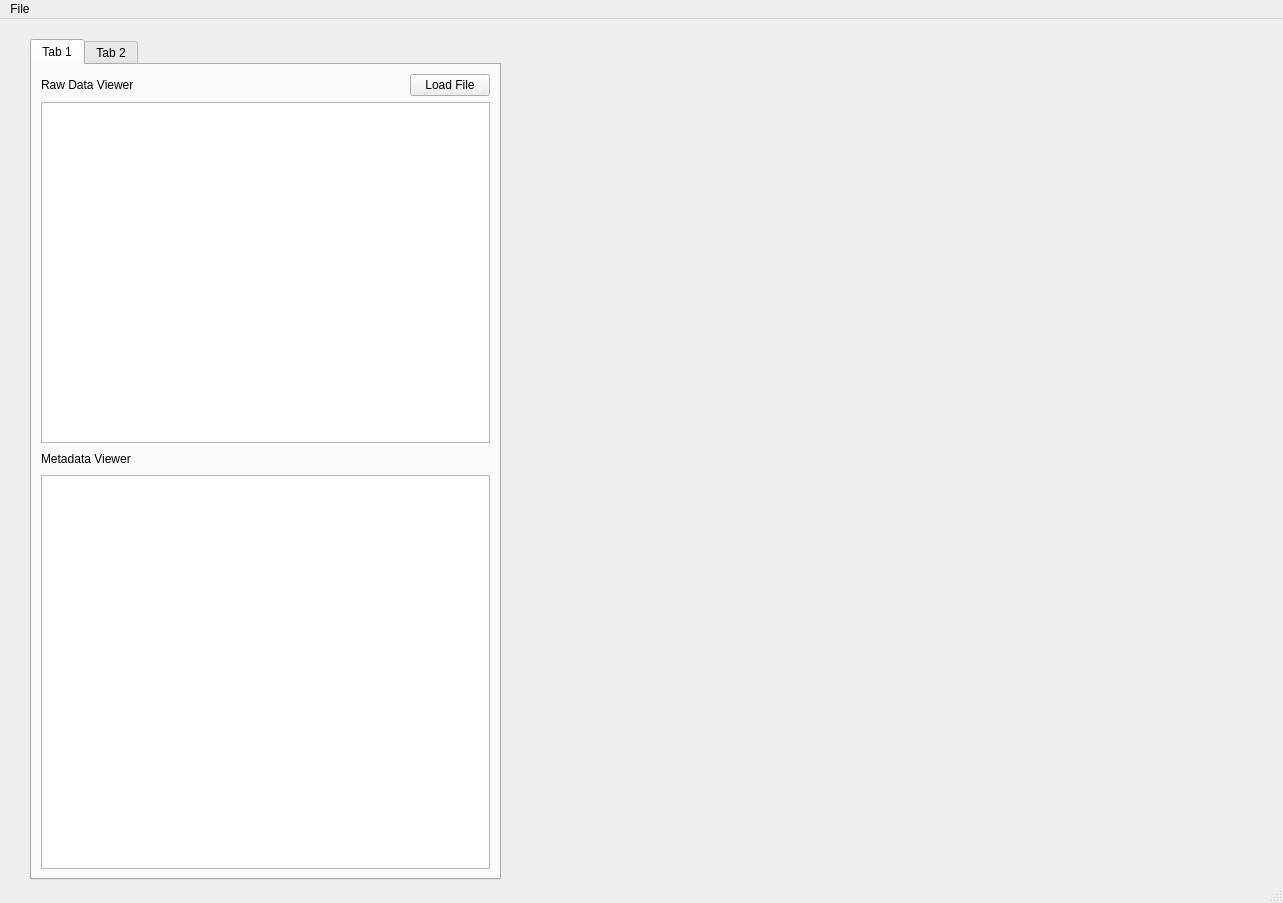
<?xml version="1.0" encoding="UTF-8"?>
<ui version="4.0">
 <class>MainWindow</class>
 <widget class="QMainWindow" name="MainWindow">
  <property name="geometry">
   <rect>
    <x>0</x>
    <y>0</y>
    <width>1283</width>
    <height>903</height>
   </rect>
  </property>
  <property name="sizePolicy">
   <sizepolicy hsizetype="Expanding" vsizetype="Expanding">
    <horstretch>0</horstretch>
    <verstretch>0</verstretch>
   </sizepolicy>
  </property>
  <property name="windowTitle">
   <string>MainWindow</string>
  </property>
  <widget class="QWidget" name="centralwidget">
   <property name="sizePolicy">
    <sizepolicy hsizetype="Expanding" vsizetype="Expanding">
     <horstretch>0</horstretch>
     <verstretch>0</verstretch>
    </sizepolicy>
   </property>
   <property name="mouseTracking">
    <bool>true</bool>
   </property>
   <widget class="QTabWidget" name="tabWidget">
    <property name="geometry">
     <rect>
      <x>30</x>
      <y>20</y>
      <width>471</width>
      <height>841</height>
     </rect>
    </property>
    <property name="currentIndex">
     <number>0</number>
    </property>
    <widget class="QWidget" name="tab">
     <attribute name="title">
      <string>Tab 1</string>
     </attribute>
     <layout class="QVBoxLayout" name="verticalLayout_2">
      <item>
       <layout class="QVBoxLayout" name="verticalLayout">
        <item>
         <layout class="QHBoxLayout" name="horizontalLayout_2">
          <item>
           <widget class="QLabel" name="label">
            <property name="text">
             <string>Raw Data Viewer</string>
            </property>
           </widget>
          </item>
          <item>
           <spacer name="horizontalSpacer">
            <property name="orientation">
             <enum>Qt::Horizontal</enum>
            </property>
            <property name="sizeHint" stdset="0">
             <size>
              <width>40</width>
              <height>20</height>
             </size>
            </property>
           </spacer>
          </item>
          <item>
           <widget class="QPushButton" name="pushButton">
            <property name="text">
             <string>Load File</string>
            </property>
           </widget>
          </item>
         </layout>
        </item>
        <item>
         <widget class="QTableView" name="tableView"/>
        </item>
        <item>
         <layout class="QHBoxLayout" name="horizontalLayout_3">
          <item>
           <widget class="QLabel" name="label_2">
            <property name="text">
             <string>Metadata Viewer</string>
            </property>
           </widget>
          </item>
          <item>
           <spacer name="horizontalSpacer_2">
            <property name="orientation">
             <enum>Qt::Horizontal</enum>
            </property>
            <property name="sizeHint" stdset="0">
             <size>
              <width>40</width>
              <height>20</height>
             </size>
            </property>
           </spacer>
          </item>
         </layout>
        </item>
       </layout>
      </item>
      <item>
       <layout class="QHBoxLayout" name="horizontalLayout">
        <item>
         <widget class="QTableView" name="tableView_2"/>
        </item>
       </layout>
      </item>
     </layout>
    </widget>
    <widget class="QWidget" name="tab_2">
     <attribute name="title">
      <string>Tab 2</string>
     </attribute>
     <layout class="QVBoxLayout" name="verticalLayout_4">
      <item>
       <layout class="QVBoxLayout" name="verticalLayout_3">
        <item>
         <widget class="QTreeWidget" name="treeWidget">
          <column>
           <property name="text">
            <string>LTER Database Tree</string>
           </property>
          </column>
          <item>
           <property name="text">
            <string>Tables</string>
           </property>
           <item>
            <property name="text">
             <string>lter</string>
            </property>
            <item>
             <property name="text">
              <string>lterID</string>
             </property>
            </item>
            <item>
             <property name="text">
              <string>lter_name</string>
             </property>
            </item>
            <item>
             <property name="text">
              <string>currently_funded</string>
             </property>
            </item>
            <item>
             <property name="text">
              <string>lat</string>
             </property>
            </item>
            <item>
             <property name="text">
              <string>long</string>
             </property>
            </item>
           </item>
           <item>
            <property name="text">
             <string>siteID</string>
            </property>
            <item>
             <property name="text">
              <string>siteID</string>
             </property>
            </item>
            <item>
             <property name="text">
              <string>lterID</string>
             </property>
            </item>
            <item>
             <property name="text">
              <string>lat</string>
             </property>
            </item>
            <item>
             <property name="text">
              <string>long</string>
             </property>
            </item>
            <item>
             <property name="text">
              <string>descript</string>
             </property>
            </item>
           </item>
           <item>
            <property name="text">
             <string>main_data</string>
            </property>
            <item>
             <property name="text">
              <string>projID</string>
             </property>
            </item>
            <item>
             <property name="text">
              <string>title</string>
             </property>
            </item>
            <item>
             <property name="text">
              <string>samplingunits</string>
             </property>
            </item>
            <item>
             <property name="text">
              <string>samplingprotocol</string>
             </property>
            </item>
            <item>
             <property name="text">
              <string>structured</string>
             </property>
            </item>
            <item>
             <property name="text">
              <string>startyr</string>
             </property>
            </item>
            <item>
             <property name="text">
              <string>endyr</string>
             </property>
            </item>
            <item>
             <property name="text">
              <string>samplefreq</string>
             </property>
            </item>
            <item>
             <property name="text">
              <string>totalobs</string>
             </property>
            </item>
            <item>
             <property name="text">
              <string>studytype</string>
             </property>
            </item>
            <item>
             <property name="text">
              <string>community</string>
             </property>
            </item>
            <item>
             <property name="text">
              <string>siteID</string>
             </property>
            </item>
            <item>
             <property name="text">
              <string>sp_rep2_ext</string>
             </property>
            </item>
            <item>
             <property name="text">
              <string>sp_rep3_ext</string>
             </property>
            </item>
            <item>
             <property name="text">
              <string>sp_rep4_ext</string>
             </property>
            </item>
            <item>
             <property name="text">
              <string>metalink</string>
             </property>
            </item>
            <item>
             <property name="text">
              <string>knbID</string>
             </property>
            </item>
           </item>
           <item>
            <property name="text">
             <string>taxa</string>
            </property>
            <item>
             <property name="text">
              <string>taxaID</string>
             </property>
            </item>
            <item>
             <property name="text">
              <string>projID</string>
             </property>
            </item>
            <item>
             <property name="text">
              <string>sppcode</string>
             </property>
            </item>
            <item>
             <property name="text">
              <string>kingdom</string>
             </property>
            </item>
            <item>
             <property name="text">
              <string>phylum</string>
             </property>
            </item>
            <item>
             <property name="text">
              <string>class</string>
             </property>
            </item>
            <item>
             <property name="text">
              <string>order</string>
             </property>
            </item>
            <item>
             <property name="text">
              <string>family</string>
             </property>
            </item>
            <item>
             <property name="text">
              <string>genus</string>
             </property>
            </item>
            <item>
             <property name="text">
              <string>species</string>
             </property>
            </item>
            <item>
             <property name="text">
              <string>authority</string>
             </property>
            </item>
           </item>
           <item>
            <property name="text">
             <string>rawobs</string>
            </property>
            <item>
             <property name="text">
              <string>sampleID</string>
             </property>
            </item>
            <item>
             <property name="text">
              <string>taxaID</string>
             </property>
            </item>
            <item>
             <property name="text">
              <string>projID</string>
             </property>
            </item>
            <item>
             <property name="text">
              <string>year</string>
             </property>
            </item>
            <item>
             <property name="text">
              <string>month</string>
             </property>
            </item>
            <item>
             <property name="text">
              <string>day</string>
             </property>
            </item>
            <item>
             <property name="text">
              <string>spt_rep1</string>
             </property>
            </item>
            <item>
             <property name="text">
              <string>spt_rep2</string>
             </property>
            </item>
            <item>
             <property name="text">
              <string>spt_rep3</string>
             </property>
            </item>
            <item>
             <property name="text">
              <string>spt_rep4</string>
             </property>
            </item>
            <item>
             <property name="text">
              <string>structure</string>
             </property>
            </item>
            <item>
             <property name="text">
              <string>indivID</string>
             </property>
            </item>
            <item>
             <property name="text">
              <string>unitobs</string>
             </property>
            </item>
           </item>
          </item>
         </widget>
        </item>
       </layout>
      </item>
     </layout>
    </widget>
   </widget>
  </widget>
  <widget class="QMenuBar" name="menubar">
   <property name="geometry">
    <rect>
     <x>0</x>
     <y>0</y>
     <width>1283</width>
     <height>22</height>
    </rect>
   </property>
   <widget class="QMenu" name="menuFile">
    <property name="title">
     <string>File</string>
    </property>
    <widget class="QMenu" name="menuLoad_Table_Viewers">
     <property name="title">
      <string>Load Table Viewers</string>
     </property>
     <addaction name="actionTop_Viewer"/>
     <addaction name="separator"/>
     <addaction name="actionBottom_Viewer"/>
     <addaction name="separator"/>
    </widget>
    <addaction name="menuLoad_Table_Viewers"/>
    <addaction name="separator"/>
   </widget>
   <addaction name="menuFile"/>
  </widget>
  <widget class="QStatusBar" name="statusbar"/>
  <action name="actionTop_Viewer">
   <property name="text">
    <string>Top Viewer</string>
   </property>
  </action>
  <action name="actionBottom_Viewer">
   <property name="text">
    <string>Bottom Viewer</string>
   </property>
  </action>
 </widget>
 <tabstops>
  <tabstop>tabWidget</tabstop>
  <tabstop>treeWidget</tabstop>
 </tabstops>
 <resources/>
 <connections/>
</ui>
